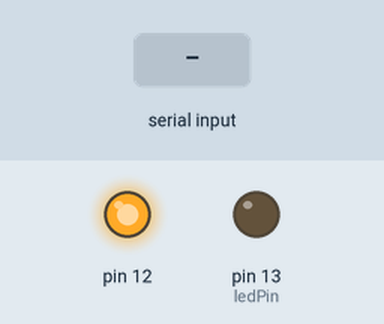
A sketch run on a simulated Arduino Uno, built with avr-gcc and run on an emulated ATmega328P. On the bench: output pins drawn as LEDs (lit = HIGH). The inputs (shaded band) are chosen by the test bench.

Above: at 1.2 s.
1.3 s: "1" received over Serial
At 2.5 s:
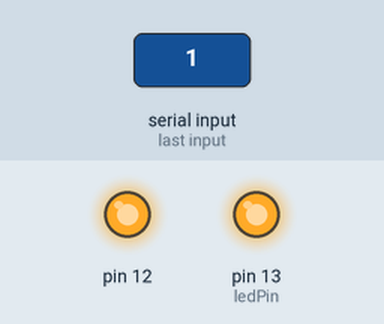
2.8 s: "0" received over Serial
At 3.8 s:
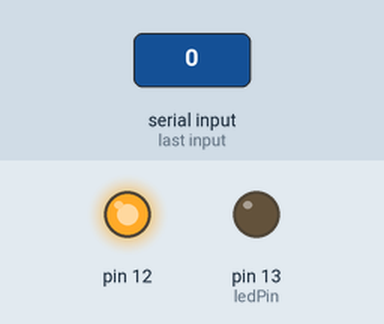
Timing chart, 0 to 5.8 s (numbered marks = the images above; inputs shaded):
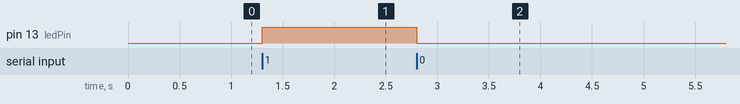

Measured:
- after the input at 1.3 s, pin 13 (ledPin): LOW → HIGH at once
- after the input at 2.8 s, pin 13 (ledPin): HIGH → LOW at once

The sketch:

led_bluetooth_control.ino
```cpp
int ledPin = 13;
int state = 0;

void setup() {
 pinMode(ledPin, OUTPUT);
 pinMode(12, OUTPUT);
 digitalWrite(12, HIGH);
 digitalWrite(ledPin, LOW);

 Serial.begin(38400); // Default connection rate for my BT module
}

void loop() {


 if(Serial.available() > 0){
 {
 state = Serial.read();
 }

 if (state == '0') {
 digitalWrite(ledPin, LOW);

 }

 else if (state == '1')
 {
 digitalWrite(ledPin, HIGH);

 }
}
}
```
